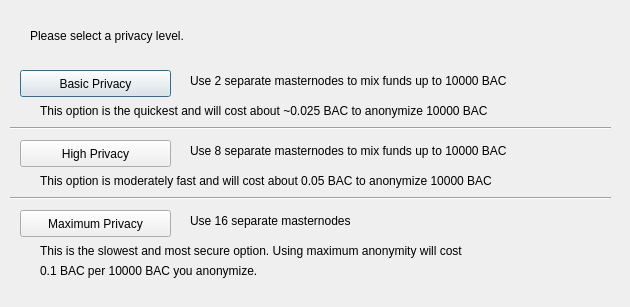
<?xml version="1.0" encoding="UTF-8"?>
<ui version="4.0">
 <class>ObfuscationConfig</class>
 <widget class="QDialog" name="ObfuscationConfig">
  <property name="geometry">
   <rect>
    <x>0</x>
    <y>0</y>
    <width>630</width>
    <height>307</height>
   </rect>
  </property>
  <property name="windowTitle">
   <string>Configure Obfuscation</string>
  </property>
  <widget class="QPushButton" name="buttonBasic">
   <property name="geometry">
    <rect>
     <x>20</x>
     <y>70</y>
     <width>151</width>
     <height>27</height>
    </rect>
   </property>
   <property name="text">
    <string>Basic Privacy</string>
   </property>
  </widget>
  <widget class="QPushButton" name="buttonHigh">
   <property name="geometry">
    <rect>
     <x>20</x>
     <y>140</y>
     <width>151</width>
     <height>27</height>
    </rect>
   </property>
   <property name="text">
    <string>High Privacy</string>
   </property>
  </widget>
  <widget class="QPushButton" name="buttonMax">
   <property name="geometry">
    <rect>
     <x>20</x>
     <y>210</y>
     <width>151</width>
     <height>27</height>
    </rect>
   </property>
   <property name="text">
    <string>Maximum Privacy</string>
   </property>
  </widget>
  <widget class="QLabel" name="label">
   <property name="geometry">
    <rect>
     <x>30</x>
     <y>20</y>
     <width>571</width>
     <height>31</height>
    </rect>
   </property>
   <property name="text">
    <string>Please select a privacy level.</string>
   </property>
  </widget>
  <widget class="QLabel" name="label_2">
   <property name="geometry">
    <rect>
     <x>190</x>
     <y>70</y>
     <width>421</width>
     <height>21</height>
    </rect>
   </property>
   <property name="text">
    <string>Use 2 separate masternodes to mix funds up to 10000 BAC</string>
   </property>
  </widget>
  <widget class="QLabel" name="label_3">
   <property name="geometry">
    <rect>
     <x>190</x>
     <y>140</y>
     <width>411</width>
     <height>21</height>
    </rect>
   </property>
   <property name="text">
    <string>Use 8 separate masternodes to mix funds up to 10000 BAC</string>
   </property>
  </widget>
  <widget class="QLabel" name="label_4">
   <property name="geometry">
    <rect>
     <x>190</x>
     <y>210</y>
     <width>421</width>
     <height>21</height>
    </rect>
   </property>
   <property name="text">
    <string>Use 16 separate masternodes</string>
   </property>
  </widget>
  <widget class="QLabel" name="label_6">
   <property name="geometry">
    <rect>
     <x>40</x>
     <y>100</y>
     <width>561</width>
     <height>21</height>
    </rect>
   </property>
   <property name="text">
    <string>This option is the quickest and will cost about ~0.025 BAC to anonymize 10000 BAC</string>
   </property>
  </widget>
  <widget class="QLabel" name="label_7">
   <property name="geometry">
    <rect>
     <x>40</x>
     <y>170</y>
     <width>561</width>
     <height>21</height>
    </rect>
   </property>
   <property name="text">
    <string>This option is moderately fast and will cost about 0.05 BAC to anonymize 10000 BAC</string>
   </property>
  </widget>
  <widget class="QLabel" name="label_8">
   <property name="geometry">
    <rect>
     <x>40</x>
     <y>240</y>
     <width>561</width>
     <height>21</height>
    </rect>
   </property>
   <property name="text">
    <string>This is the slowest and most secure option. Using maximum anonymity will cost</string>
   </property>
  </widget>
  <widget class="QLabel" name="label_9">
   <property name="geometry">
    <rect>
     <x>40</x>
     <y>260</y>
     <width>561</width>
     <height>21</height>
    </rect>
   </property>
   <property name="text">
    <string>0.1 BAC per 10000 BAC you anonymize.</string>
   </property>
  </widget>
  <widget class="Line" name="line">
   <property name="geometry">
    <rect>
     <x>10</x>
     <y>120</y>
     <width>601</width>
     <height>16</height>
    </rect>
   </property>
   <property name="orientation">
    <enum>Qt::Horizontal</enum>
   </property>
  </widget>
  <widget class="Line" name="line_2">
   <property name="geometry">
    <rect>
     <x>10</x>
     <y>190</y>
     <width>601</width>
     <height>16</height>
    </rect>
   </property>
   <property name="orientation">
    <enum>Qt::Horizontal</enum>
   </property>
  </widget>
 </widget>
 <resources/>
 <connections/>
</ui>
